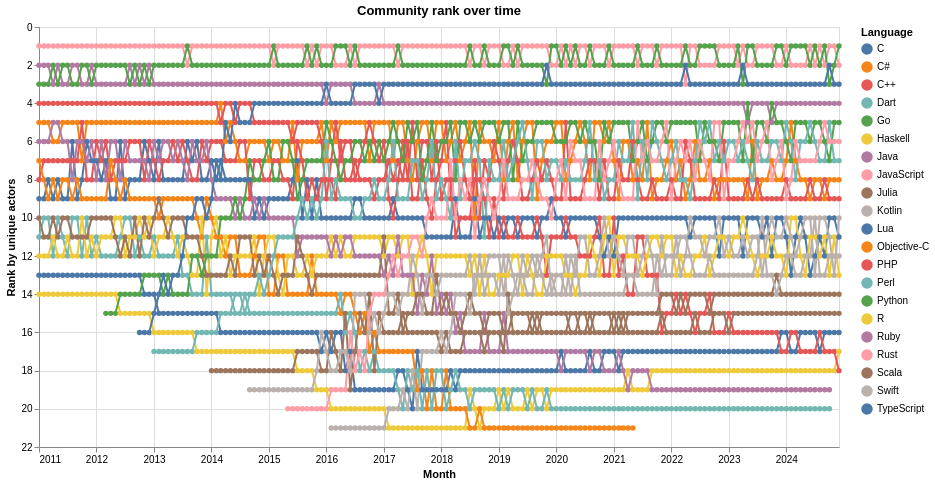

Source (Vega-Lite JSON):
### Vega-Lite specification from a JSON file in a GitHub repository (floating-point values rounded to 4 significant figures; data arrays with more than 128 entries replaced by an {"elided": "..."} marker saying what was removed)
{"config": {"view": {"continuousWidth": 300, "continuousHeight": 300}, "title": {"anchor": "middle"}}, "data": {"name": "data-108cef63eae5371609dbf2731c8b9dc1"}, "mark": {"type": "line", "point": true}, "encoding": {"color": {"field": "language", "title": "Language", "type": "nominal"}, "tooltip": [{"field": "month", "type": "temporal"}, {"field": "language", "type": "nominal"}, {"field": "actor_rank", "type": "quantitative"}, {"field": "unique_actors", "type": "quantitative"}], "x": {"field": "month", "title": "Month", "type": "temporal"}, "y": {"field": "actor_rank", "scale": {"reverse": true}, "title": "Rank by unique actors", "type": "quantitative"}}, "height": 420, "title": "Community rank over time", "width": 800, "$schema": "https://vega.github.io/schema/vega-lite/v6.4.1.json", "datasets": {"data-108cef63eae5371609dbf2731c8b9dc1": {"elided": "3229 records"}}}
